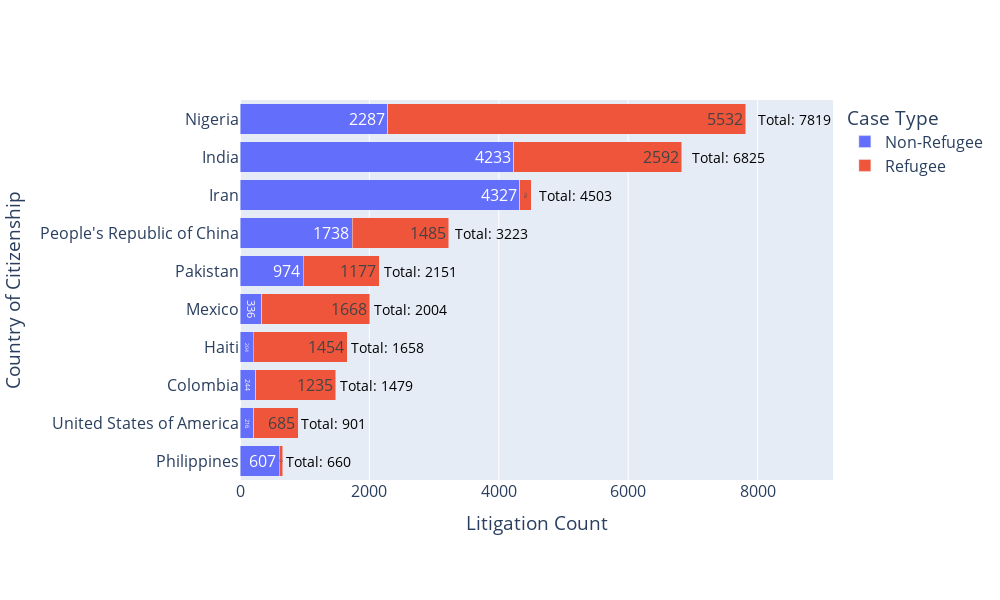

The notebook cell saved with this chart:
### Code cell
import pandas as pd
import plotly.express as px

# Prepare data as before
df_refugee = df_refugee.copy()
df_non_refugee = df_non_refugee.copy()
df_refugee['Case Type'] = 'Refugee'
df_non_refugee['Case Type'] = 'Non-Refugee'

df_combined = pd.concat([df_refugee, df_non_refugee])

lit_counts = (
    df_combined.groupby(["Country of Citizenship", "Case Type"])["LIT Litigation Count"]
    .sum()
    .reset_index()
)

total_counts = (
    lit_counts.groupby("Country of Citizenship")["LIT Litigation Count"]
    .sum()
    .reset_index()
)

# Use nlargest to get top 10 countries by total litigation count
top_countries = total_counts.nlargest(10, "LIT Litigation Count")
ordered_countries = top_countries["Country of Citizenship"].tolist()

# Filter data to include only these countries
filtered_counts = lit_counts[lit_counts["Country of Citizenship"].isin(ordered_countries)]

# Plot stacked horizontal bar chart
fig = px.bar(
    filtered_counts,
    x="LIT Litigation Count",
    y="Country of Citizenship",
    color="Case Type",
    text='LIT Litigation Count',
    labels={"LIT Litigation Count": "Litigation Count", "Country of Citizenship": "Country"},
    barmode='stack',
    category_orders={"Country of Citizenship": ordered_countries},  # Enforce order here
    orientation='h'
)

fig.update_traces(texttemplate='%{text:.0f}', textposition='inside', cliponaxis=False)

# Add total litigation count as annotations
for i, row in top_countries.iterrows():
    fig.add_annotation(
        x=row["LIT Litigation Count"] + (row["LIT Litigation Count"] * 0.02),  # Slightly offset right
        y=row["Country of Citizenship"],
        text=f"Total: {int(row['LIT Litigation Count'])}",
        showarrow=False,
        font=dict(size=14, color="black"),
        xanchor='left',
        yanchor='middle'
    )

fig.update_layout(
    xaxis_title="Litigation Count",
    yaxis_title="Country of Citizenship",
    legend_title_text="Case Type",
    font=dict(size=16),
    margin=dict(l=160, r=40, t=100, b=120),
    height=600,
    width=1000
)

fig.show()

### Figure 1 — Plotly figure (JSON) as saved in the notebook; plotly's stock layout.template omitted (floating-point values rounded to 4 significant figures)
{"data": [{"cliponaxis": false, "hovertemplate": "Case Type=Non-Refugee<br>Litigation Count=%{text}<br>Country=%{y}<extra></extra>", "legendgroup": "Non-Refugee", "marker": {"color": "#636efa", "pattern": {"shape": ""}}, "name": "Non-Refugee", "orientation": "h", "showlegend": true, "text": [244.0, 204.0, 4233.0, 4327.0, 336.0, 2287.0, 974.0, 1738.0, 607.0, 216.0], "textposition": "inside", "texttemplate": "%{text:.0f}", "type": "bar", "x": [244, 204, 4233, 4327, 336, 2287, 974, 1738, 607, 216], "xaxis": "x", "y": ["Colombia", "Haiti", "India", "Iran", "Mexico", "Nigeria", "Pakistan", "People's Republic of China", "Philippines", "United States of America"], "yaxis": "y"}, {"cliponaxis": false, "hovertemplate": "Case Type=Refugee<br>Litigation Count=%{text}<br>Country=%{y}<extra></extra>", "legendgroup": "Refugee", "marker": {"color": "#EF553B", "pattern": {"shape": ""}}, "name": "Refugee", "orientation": "h", "showlegend": true, "text": [1235.0, 1454.0, 2592.0, 176.0, 1668.0, 5532.0, 1177.0, 1485.0, 53.0, 685.0], "textposition": "inside", "texttemplate": "%{text:.0f}", "type": "bar", "x": [1235, 1454, 2592, 176, 1668, 5532, 1177, 1485, 53, 685], "xaxis": "x", "y": ["Colombia", "Haiti", "India", "Iran", "Mexico", "Nigeria", "Pakistan", "People's Republic of China", "Philippines", "United States of America"], "yaxis": "y"}], "layout": {"annotations": [{"font": {"color": "black", "size": 14}, "showarrow": false, "text": "Total: 7819", "x": 7975.0, "xanchor": "left", "y": "Nigeria", "yanchor": "middle"}, {"font": {"color": "black", "size": 14}, "showarrow": false, "text": "Total: 6825", "x": 6962.0, "xanchor": "left", "y": "India", "yanchor": "middle"}, {"font": {"color": "black", "size": 14}, "showarrow": false, "text": "Total: 4503", "x": 4593.0, "xanchor": "left", "y": "Iran", "yanchor": "middle"}, {"font": {"color": "black", "size": 14}, "showarrow": false, "text": "Total: 3223", "x": 3287.0, "xanchor": "left", "y": "People's Republic of China", "yanchor": "middle"}, {"font": {"color": "black", "size": 14}, "showarrow": false, "text": "Total: 2151", "x": 2194.0, "xanchor": "left", "y": "Pakistan", "yanchor": "middle"}, {"font": {"color": "black", "size": 14}, "showarrow": false, "text": "Total: 2004", "x": 2044.0, "xanchor": "left", "y": "Mexico", "yanchor": "middle"}, {"font": {"color": "black", "size": 14}, "showarrow": false, "text": "Total: 1658", "x": 1691.0, "xanchor": "left", "y": "Haiti", "yanchor": "middle"}, {"font": {"color": "black", "size": 14}, "showarrow": false, "text": "Total: 1479", "x": 1509.0, "xanchor": "left", "y": "Colombia", "yanchor": "middle"}, {"font": {"color": "black", "size": 14}, "showarrow": false, "text": "Total: 901", "x": 919.0, "xanchor": "left", "y": "United States of America", "yanchor": "middle"}, {"font": {"color": "black", "size": 14}, "showarrow": false, "text": "Total: 660", "x": 673.2, "xanchor": "left", "y": "Philippines", "yanchor": "middle"}], "barmode": "stack", "font": {"size": 16}, "height": 600, "legend": {"title": {"text": "Case Type"}, "tracegroupgap": 0}, "margin": {"b": 120, "l": 160, "r": 40, "t": 100}, "width": 1000, "xaxis": {"anchor": "y", "domain": [0, 1], "title": {"text": "Litigation Count"}}, "yaxis": {"anchor": "x", "categoryarray": ["Philippines", "United States of America", "Colombia", "Haiti", "Mexico", "Pakistan", "People's Republic of China", "Iran", "India", "Nigeria"], "categoryorder": "array", "domain": [0, 1], "title": {"text": "Country of Citizenship"}}}}
